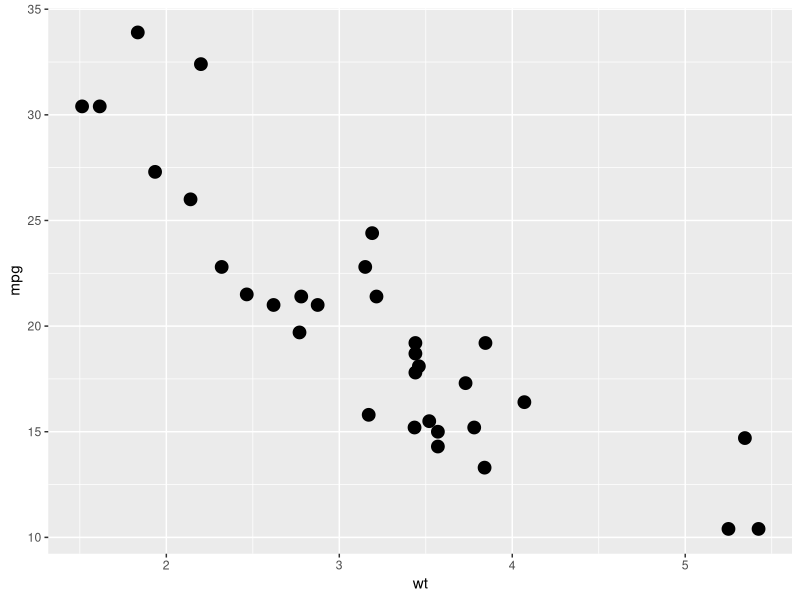

Recreate this plot in R.
## ---- chunk 1

knitr::opts_chunk$set(echo = TRUE)

library(tidyverse)

mtcars %>% ggplot(aes(wt, mpg)) +
  geom_point(size=4)

